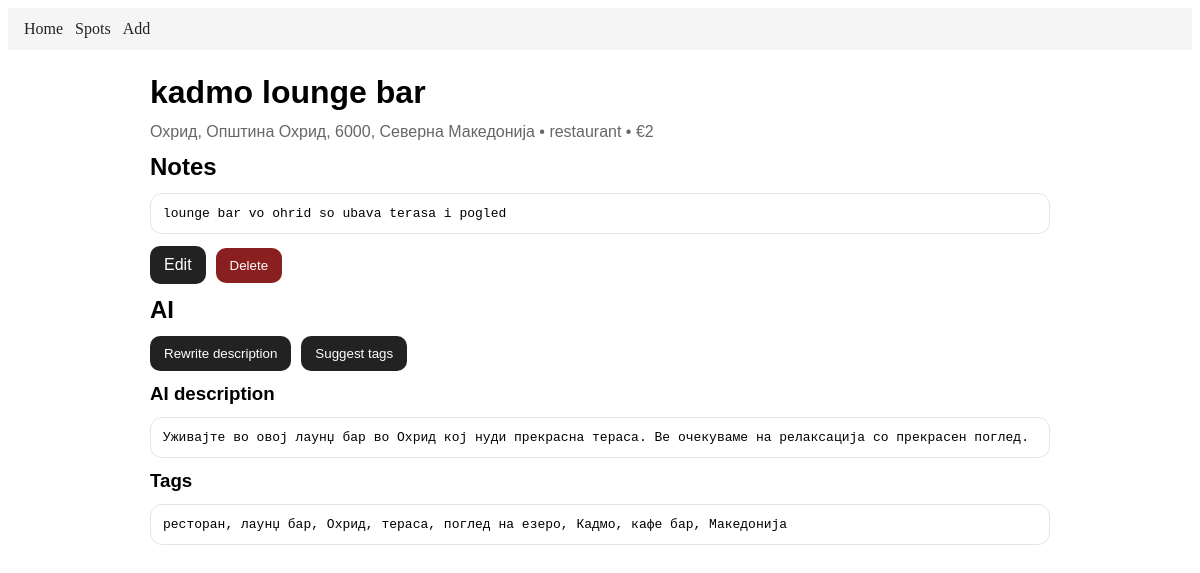
The app's page /spots/2 with its own data.
### models.py (models this page shows)
class Spot(Base):
    __tablename__ = "spots"
    id = Column(Integer, primary_key=True)
    name = Column(String(120), nullable=False)
    city_query = Column(String(120), nullable=False)
    city_full_name = Column(String(255), nullable=True)
    category = Column(String(40), nullable=False)
    price_level = Column(Integer, nullable=True)
    notes = Column(Text, nullable=True)
    ai_description = Column(Text, nullable=True)
    tags = Column(String(255), nullable=True)
    created_at = Column(DateTime, default=datetime.utcnow, nullable=False)

### app.py (the view)
@app.get("/spots/<int:spot_id>")
def spot_detail(spot_id: int):
    spot = session.get(Spot, spot_id)
    if not spot:
        return "Не постои место со ова ИД", 404
    return render_template("spot_detail.html", spot=spot, categories=CATEGORIES)

### templates/spot_detail.html
{% extends "layout.html" %}
{% block content %}
<h1>{{ spot.name }}</h1>
<div class="muted">
  {{ spot.city_full_name or spot.city_query }}
  • {{ spot.category }}
  {% if spot.price_level %} • €{{ spot.price_level }}{% endif %}
</div>
{% if spot.notes %}
<h2>Notes</h2>
<div class="card">
  <pre class="pre">{{ spot.notes }}</pre>
</div>
{% endif %}
<div class="row">
  <a class="btn" href="{{ url_for('spot_edit', spot_id=spot.id) }}">Edit</a>
  <form method="post"
        action="{{ url_for('spot_delete', spot_id=spot.id) }}"
        onsubmit="return confirm('Delete?');">
    <button class="btn danger" type="submit">Delete</button>
  </form>
</div>
<h2>AI</h2>
<div class="row">
  <form method="post" action="{{ url_for('ai_rewrite', spot_id=spot.id) }}">
    <button class="btn" type="submit">Rewrite description</button>
  </form>
  <form method="post" action="{{ url_for('ai_tags', spot_id=spot.id) }}">
    <button class="btn" type="submit">Suggest tags</button>
  </form>
</div>
<h3>AI description</h3>
<div class="card">
  <pre class="pre">{{ spot.ai_description or "—" }}</pre>
</div>
<h3>Tags</h3>
<div class="card">
  <pre class="pre">{{ spot.tags or "—" }}</pre>
</div>
{% endblock %}

### static/css/style.css (style rules this page uses)
h1, h2, h3 { margin: 12px 0; }
.btn { display: inline-block; padding: 10px 14px; border: 0; border-radius: 10px; background: #222; color: #fff; cursor: pointer; text-decoration: none; }
.btn.danger { background: #8a1f1f; }
.row { display: flex; gap: 10px; align-items: center; flex-wrap: wrap; margin: 12px 0; }
.card { padding: 12px; margin: 10px 0; border: 1px solid #e5e5e5; border-radius: 12px; background: #fff; }
.pre { white-space: pre-wrap; margin: 0; }
.muted { color: #666; }

### records on screen
Spot: name "kadmo lounge bar", city_full_name "Охрид, Општина Охрид, 6000, Северна Македонија", category "restaurant", price_level "2", notes "lounge bar vo ohrid so ubava terasa i pogled", ai_description "Уживајте во овој лаунџ бар во Охрид кој нуди прекрасна тераса. Ве очекуваме на релаксација со прекрасен поглед.", tags "ресторан, лаунџ бар, Охрид, тераса, поглед на езеро, Кадмо, кафе бар, Македонија"
